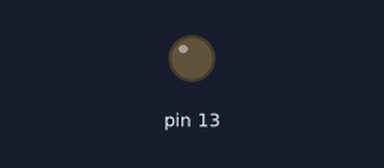
A sketch run on a simulated Arduino Uno, built with avr-gcc and run on an emulated ATmega328P. Shown: output pins drawn as LEDs (lit = HIGH).

Above: at 0.1 s.
At 4.1 s:
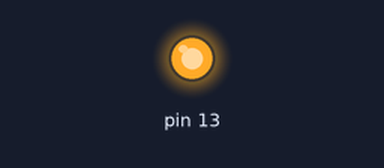
Timing chart, 0 to 5.6 s (numbered marks = the images above):
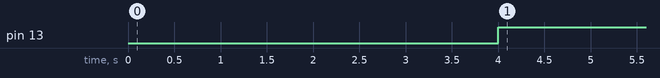

Measured:
- by itself, pin 13: LOW → HIGH at 4.0 s

The sketch:

PROGRAMA1.ino
```cpp
void setup() {
  // put your setup code here, to run once:
  pinMode(13,OUTPUT);

}

void loop() {
  // put your main code here, to run repeatedly:
delay(4000);
digitalWrite(13,HIGH);

}
```
